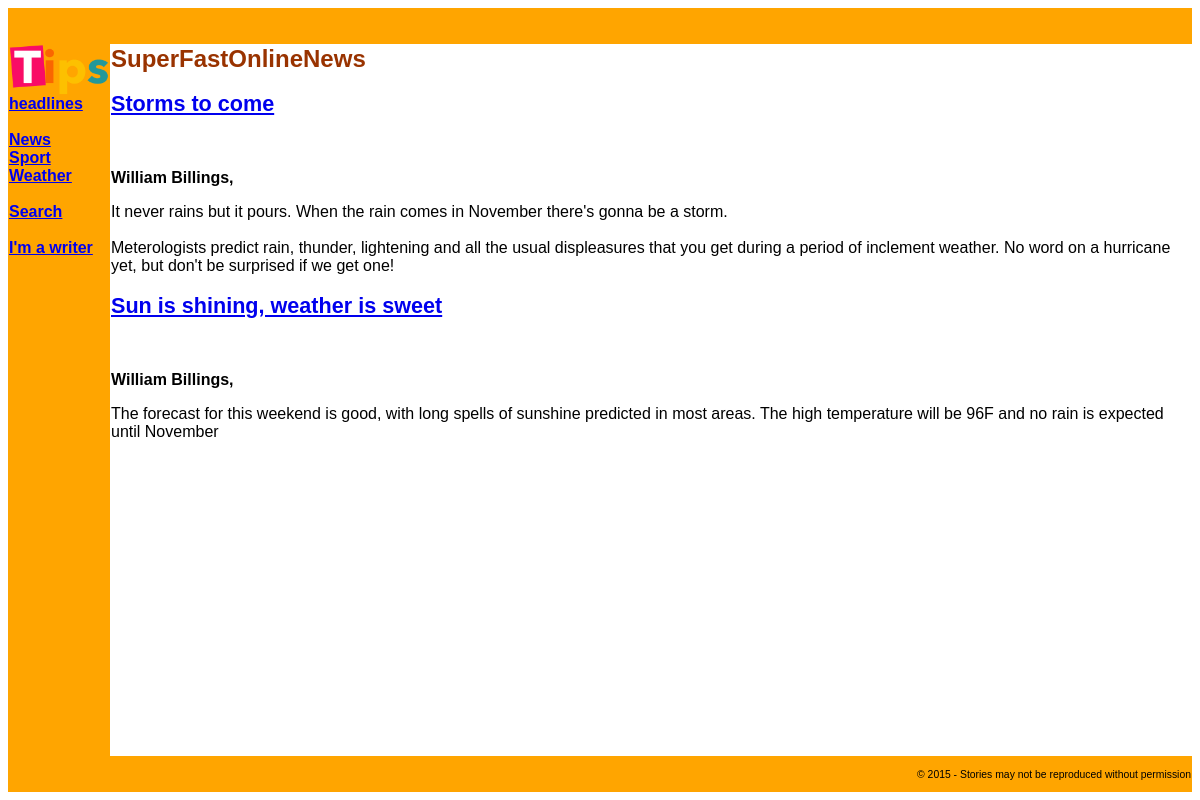
Page /page.php?page=weather on the committed database.
### tables this page shows
create table stories(
	id int not null primary key auto_increment,
	writer varchar(16) not null,
	page varchar(16) not null,
	headline text,
	story_text text, 
    picture text,
	created int,
	modified int,
	published int
	);

create table writers(
	username varchar(16) not null primary key,
	password char(50) not null,
	full_name text
	);

### db_fns.php (called while the page is built, shortened)
<?php
function get_writer_record($username){
	$handle = db_connect();
	$query = "select * from writers where username = '$username'";
	$result = mysqli_query($handle,$query);
	return mysqli_fetch_assoc($result);
}
?>

### page.php (the view, shortened to what this page needs)
<?php
	if(isset($_REQUEST['page']) && $_REQUEST['page']!="")
	{
 		$page = $_REQUEST['page'];
	}
	$story = null;
	include_once('db_fns.php');
	include_once('header.php');
	$handle = db_connect();
	if ($story&& $story!=null) {
		$query = "select * from stories where id = '$story' and
			published is not null";
	}else{
		$query = "select * from stories where page = '$page' and
			published is not null
			order by published desc";
	}
	$result = mysqli_query($handle,$query);
	while ($story = mysqli_fetch_assoc($result)) {
		echo "<h2><a href='tippage.php?story={$story['id']}'> {$story['headline']} </a></h2>";
		$w = get_writer_record($story['writer']);
		echo '<br /><p class="byline">';
		echo $w['full_name'],', ';
		echo '</p>';
		echo $story['story_text'];
	}
	include_once('footer.php');
?>

### header.php (style rules this page uses)
body { text-align: left; font: 80% arial, verdana, sans-serif }
h1,h2,h3 { color: #993300 }
h2 { font-size: 135% }
.byline { text-align: left; font: 100% arial, verdana, sans-serif; font-weight: bold; }

### rows in the picture
stories: headline "Storms to come", writers.full_name "William Billings", story_text "It never rains but it pours. When the rain comes in November there's gonna be a storm. Meterologists predict rain, thunder, lightening and all the usual displeasures that you get during a period of inclement weather. No word on a hurricane yet, but don't be surprised if we get one!"
stories: headline "Sun is shining, weather is sweet", writers.full_name "William Billings", story_text "The forecast for this weekend is good, with long spells of sunshine predicted in most areas. The high temperature will be 96F and no rain is expected until November"
